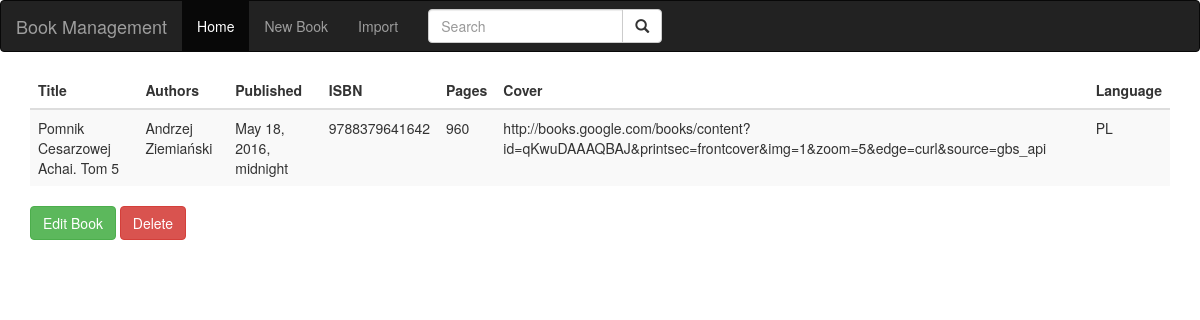
Screenshot of /book/6/ with the database file from the repository.
### books_app/models.py (models this page shows, shortened)
class Book(models.Model):
    title = models.CharField(max_length=50)
    authors = models.CharField(max_length=50)
    published_date = models.DateTimeField()
    isbn_number = models.CharField(max_length=13)
    page_count = models.PositiveSmallIntegerField()
    cover_link = models.URLField()
    language = models.CharField(max_length=3)
    create_date = models.DateTimeField(default=django.utils.timezone.now)

### books_app/views.py (the view)
# urls.py: path('book/<int:pk>/', BookDetailView.as_view(), name='book_detail'),
class BookDetailView(DetailView):
    model = Book
    template_name = 'books_app/detail.html'
    context_object_name = 'book'

### books_app/templates/books_app/detail.html
{% extends 'books_app/base.html' %}
{% block content %}
    <div class="container">
      <table class="table table-striped">
        <thead>
          <tr>
            <th>Title</th>
            <th>Authors</th>
            <th>Published</th>
            <th>ISBN</th>
            <th>Pages</th>
            <th>Cover</th>
            <th>Language</th>
          </tr>
        </thead>
          <tbody>
            <tr>
              <td>{{ book.title }}</td>
              <td>{{ book.authors }}</td>
              <td>{{ book.published_date }}</td>
              <td>{{ book.isbn_number }}</td>
              <td>{{ book.page_count }}</td>
              <td>{{ book.cover_link }}</td>
              <td>{{ book.language }}</td>
            </tr>
          </tbody>
      </table>
      <div class="form-group">
          <a href="{% url 'book_update' book.id %}" class="btn btn-success">Edit Book</a>
          <a href="{% url 'book_delete' book.id %}" class="btn btn-danger">Delete</a>
      </div>
    </div>
{% endblock content %}

### rows the page displays
Book: title "Pomnik Cesarzowej Achai. Tom 5", authors "Andrzej Ziemiański", published_date "May 18, 2016, midnight", isbn_number "9788379641642", page_count "960", cover_link "http://books.google.com/books/content?id=qKwuDAAAQBAJ&printsec=frontcover&img=1&zoom=5&edge=curl&source=gbs_api", language "PL"
